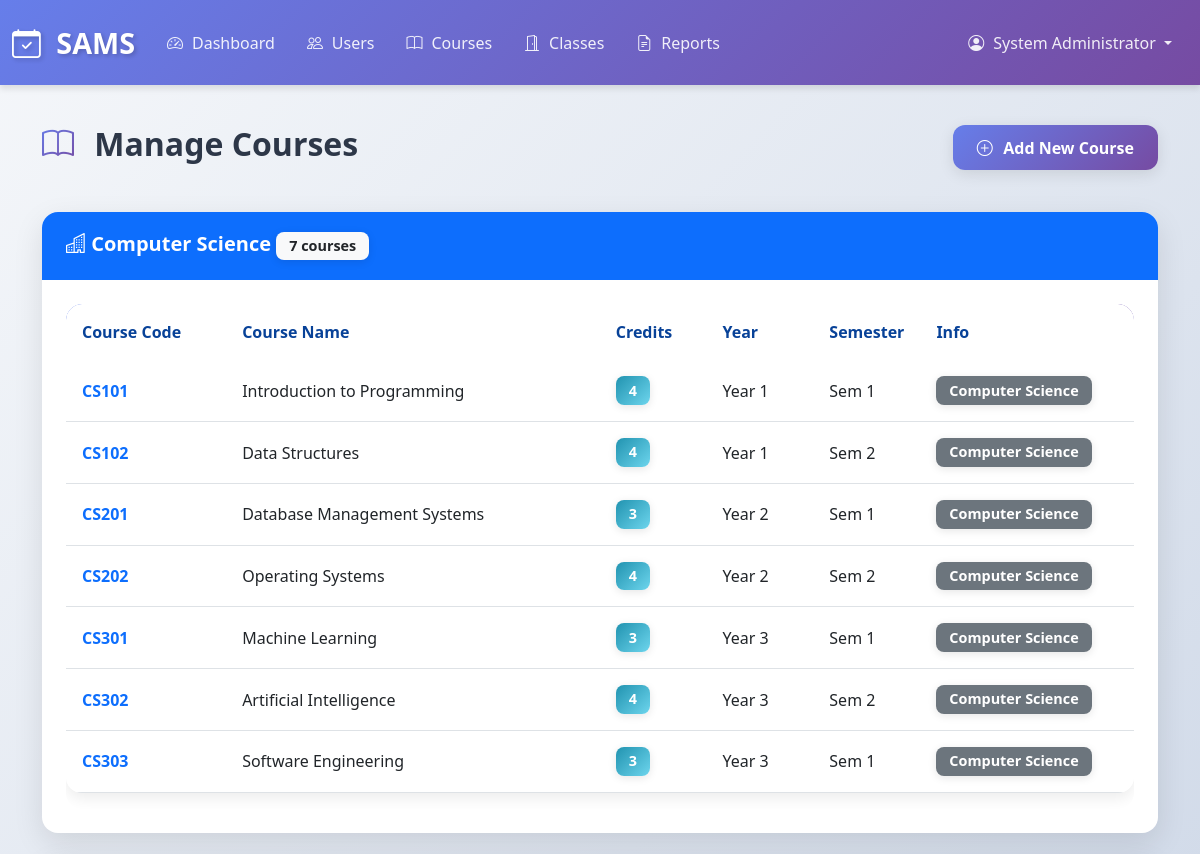
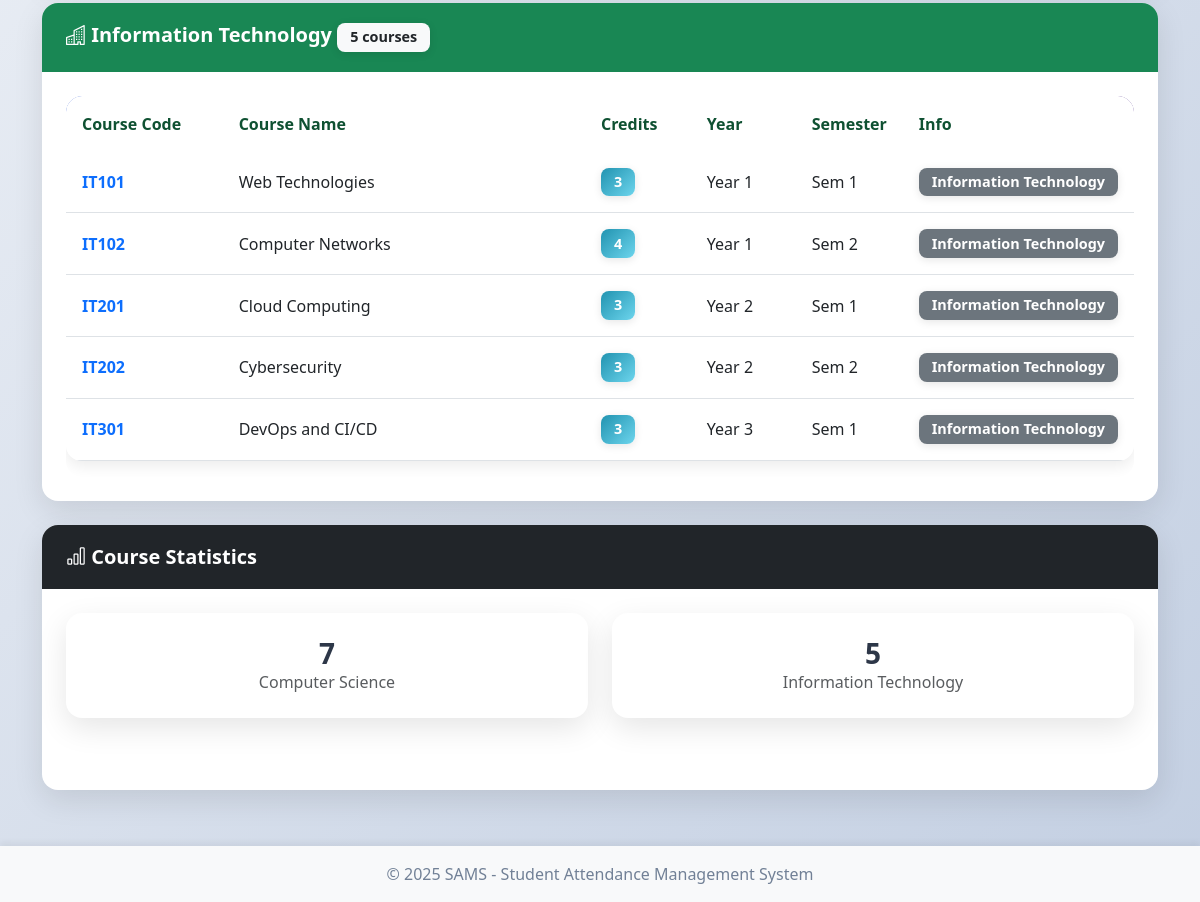
Screenshot of /admin/courses (signed in) with the database file from the repository (2 pictures, top to bottom).
### app.py (models this page shows)
class User(db.Model):
    __tablename__ = 'users'
    id = db.Column(db.Integer, primary_key=True)
    username = db.Column(db.String(80), unique=True, nullable=False)
    email = db.Column(db.String(120), unique=True, nullable=False)
    password_hash = db.Column(db.String(200), nullable=False)
    role = db.Column(db.String(20), nullable=False)
    full_name = db.Column(db.String(100), nullable=False)
    created_at = db.Column(db.DateTime, default=datetime.utcnow)
    is_active = db.Column(db.Boolean, default=True)

class Course(db.Model):
    __tablename__ = 'courses'
    id = db.Column(db.Integer, primary_key=True)
    course_code = db.Column(db.String(20), unique=True, nullable=False)
    course_name = db.Column(db.String(100), nullable=False)
    department = db.Column(db.String(100))
    credits = db.Column(db.Integer)
    year = db.Column(db.Integer)
    semester = db.Column(db.Integer)

### app.py (the view)
@app.route('/admin/courses')
@role_required('admin')
def admin_courses():
    courses_by_dept = {}
    courses = Course.query.all()
    for course in courses:
        if course.department not in courses_by_dept:
            courses_by_dept[course.department] = []
        courses_by_dept[course.department].append(course)
    return render_template('admin/courses.html', courses_by_dept=courses_by_dept)

### app.py (called while the page is built)
@app.before_request
def check_session_timeout():
    if 'user_id' in session:
        session.permanent = True
        last_activity = session.get('last_activity')
        if last_activity:
            last_activity_time = datetime.fromisoformat(last_activity)
            if datetime.now() - last_activity_time > timedelta(minutes=30):
                session.clear()
                flash('Your session has expired. Please log in again.', 'warning')
                return redirect(url_for('login'))
        session['last_activity'] = datetime.now().isoformat()

def role_required(*roles):
    def decorator(f):
        @wraps(f)
        def decorated_function(*args, **kwargs):
            if 'user_id' not in session:
                flash('Please log in to access this page.', 'warning')
                return redirect(url_for('login'))
            user = User.query.get(session['user_id'])
            if user.role not in roles:
                flash('You do not have permission to access this page.', 'danger')
                return redirect(url_for('dashboard'))
            return f(*args, **kwargs)
        return decorated_function
    return decorator

### templates/admin/courses.html (shortened to what this page needs)
{% extends "base.html" %}
{% block content %}
<div class="row mb-4">
    <div class="col-md-6">
        <h2><i class="bi bi-book"></i> Manage Courses</h2>
    </div>
    <div class="col-md-6 text-end">
        <a href="{{ url_for('admin_add_course') }}" class="btn btn-primary">
            <i class="bi bi-plus-circle"></i> Add New Course
        </a>
    </div>
</div>
{% for department, courses in courses_by_dept.items() %}
<div class="card mb-4">
    {% if department == 'Computer Science' %}
    <div class="card-header" style="background-color: #0d6efd; color: white;">
        <h5 class="mb-0" style="color: white;">
            <i class="bi bi-buildings"></i> {{ department }}
            <span class="badge bg-light text-dark">{{ courses|length }} courses</span>
        </h5>
    </div>
    {% else %}
    <div class="card-header" style="background-color: #198754; color: white;">
        <h5 class="mb-0" style="color: white;">
            <i class="bi bi-buildings"></i> {{ department }}
            <span class="badge bg-light text-dark">{{ courses|length }} courses</span>
        </h5>
    </div>
    {% endif %}
    <div class="card-body">
        <div class="table-responsive">
            <table class="table table-hover">
                {% if department == 'Computer Science' %}
                <thead style="background-color: #cfe2ff;">
                    <tr>
                        <th width="15%" style="color: #084298;">Course Code</th>
                        <th width="35%" style="color: #084298;">Course Name</th>
                        <th width="10%" style="color: #084298;">Credits</th>
                        <th width="10%" style="color: #084298;">Year</th>
                        <th width="10%" style="color: #084298;">Semester</th>
                        <th width="20%" style="color: #084298;">Info</th>
                    </tr>
                </thead>
                {% else %}
                <thead style="background-color: #d1e7dd;">
                    <tr>
                        <th width="15%" style="color: #0f5132;">Course Code</th>
                        <th width="35%" style="color: #0f5132;">Course Name</th>
                        <th width="10%" style="color: #0f5132;">Credits</th>
                        <th width="10%" style="color: #0f5132;">Year</th>
                        <th width="10%" style="color: #0f5132;">Semester</th>
                        <th width="20%" style="color: #0f5132;">Info</th>
                    </tr>
                </thead>
                {% endif %}
                <tbody>
                    {% for course in courses %}
                    <tr>
                        <td><strong class="text-primary">{{ course.course_code }}</strong></td>
                        <td>{{ course.course_name }}</td>
                        <td><span class="badge bg-info">{{ course.credits }}</span></td>
                        <td>Year {{ course.year }}</td>
                        <td>Sem {{ course.semester }}</td>
                        <td>
                            <span class="badge bg-secondary">{{ department }}</span>
                        </td>
                    </tr>
                    {% endfor %}
                </tbody>
            </table>
        </div>
    </div>
</div>
{% endfor %}
<div class="card">
    <div class="card-header" style="background-color: #212529; color: white;">
        <h5 class="mb-0" style="color: white;"><i class="bi bi-bar-chart"></i> Course Statistics</h5>
    </div>
    <div class="card-body">
        <div class="row text-center">
            {% for department, courses in courses_by_dept.items() %}
            <div class="col-md-6 mb-3">
                <div class="card">
                    <div class="card-body">
                        <h3 class="mb-0">{{ courses|length }}</h3>
                        <p class="text-muted mb-0">{{ department }}</p>
                    </div>
                </div>
            </div>
            {% endfor %}
        </div>
    </div>
</div>
{% endblock %}

### templates/base.html (shortened to what this page needs)
<!DOCTYPE html>
<html lang="en">
<head>
    <link href="https://cdn.jsdelivr.net/npm/bootstrap@5.3.0/dist/css/bootstrap.min.css" rel="stylesheet">
    <link rel="stylesheet" href="https://cdn.jsdelivr.net/npm/bootstrap-icons@1.10.0/font/bootstrap-icons.css">
    <link rel="stylesheet" href="{{ url_for('static', filename='css/style.css') }}">
</head>
<body>
    {% if session.user_id %}
    <nav class="navbar navbar-expand-lg navbar-dark bg-primary">
        <div class="container-fluid">
            <a class="navbar-brand" href="{{ url_for('dashboard') }}">
                <i class="bi bi-calendar-check"></i> SAMS
            </a>
            <div class="collapse navbar-collapse" id="navbarNav">
                <ul class="navbar-nav me-auto">
                    {% if session.role == 'admin' %}
                    <li class="nav-item">
                        <a class="nav-link" href="{{ url_for('admin_dashboard') }}">
                            <i class="bi bi-speedometer2"></i> Dashboard
                        </a>
                    </li>
                    <li class="nav-item">
                        <a class="nav-link" href="{{ url_for('admin_users') }}">
                            <i class="bi bi-people"></i> Users
                        </a>
                    </li>
                    <li class="nav-item">
                        <a class="nav-link" href="{{ url_for('admin_courses') }}">
                            <i class="bi bi-book"></i> Courses
                        </a>
                    </li>
                    <li class="nav-item">
                        <a class="nav-link" href="{{ url_for('admin_classes') }}">
                            <i class="bi bi-door-open"></i> Classes
                        </a>
                    </li>
                    <li class="nav-item">
                        <a class="nav-link" href="{{ url_for('admin_reports') }}">
                            <i class="bi bi-file-earmark-text"></i> Reports
                        </a>
                    </li>
                    {% endif %}
                </ul>
                <ul class="navbar-nav">
                    <li class="nav-item dropdown">
                        <a class="nav-link dropdown-toggle" href="#" id="navbarDropdown" role="button" data-bs-toggle="dropdown">
                            <i class="bi bi-person-circle"></i> {{ session.full_name }}
                        </a>
                    </li>
                </ul>
            </div>
        </div>
    </nav>
    {% endif %}
    <main class="container my-4">
        {% block content %}{% endblock %}
    </main>
    <footer class="footer mt-auto py-3 bg-light">
        <div class="container text-center">
            <span class="text-muted">© 2025 SAMS - Student Attendance Management System</span>
        </div>
    </footer>
</body>
</html>

### static/css/style.css (style rules this page uses)
:root { --primary-gradient: linear-gradient(135deg, #667eea 0%, #764ba2 100%); --success-gradient: linear-gradient(135deg, #11998e 0%, #38ef7d 100%); --info-gradient: linear-gradient(135deg, #2193b0 0%, #6dd5ed 100%); --warning-gradient: linear-gradient(135deg, #f093fb 0%, #f5576c 100%); --danger-gradient: linear-gradient(135deg, #fa709a 0%, #fee140 100%); --dark-gradient: linear-gradient(135deg, #434343 0%, #000000 100%); }
* { margin: 0; padding: 0; box-sizing: border-box; }
body { background: linear-gradient(135deg, #f5f7fa 0%, #c3cfe2 100%); min-height: 100vh; display: flex; flex-direction: column; font-family: 'Segoe UI', Tahoma, Geneva, Verdana, sans-serif; color: #2d3748; }
main { flex: 1; }
.navbar { background: var(--primary-gradient) !important; box-shadow: 0 4px 6px rgba(0,0,0,0.1); padding: 1rem 0; }
.navbar-brand { font-weight: 700; font-size: 1.8rem; color: white !important; text-shadow: 2px 2px 4px rgba(0,0,0,0.2); transition: transform 0.3s ease; }
.navbar-brand i { margin-right: 0.5rem; animation: pulse 2s infinite; }
.nav-link { color: rgba(255,255,255,0.9) !important; font-weight: 500; transition: all 0.3s ease; padding: 0.5rem 1rem !important; border-radius: 0.5rem; }
.nav-link i { margin-right: 0.3rem; }
.card { border: none; border-radius: 1rem; box-shadow: 0 10px 30px rgba(0,0,0,0.1); margin-bottom: 2rem; transition: all 0.3s ease; overflow: hidden; }
.card-header { font-weight: 600; font-size: 1.1rem; border-bottom: none; padding: 1.25rem 1.5rem; }
.card-body { padding: 1.5rem; }
.btn { border-radius: 0.75rem; padding: 0.65rem 1.5rem; font-weight: 600; transition: all 0.3s ease; border: none; box-shadow: 0 4px 15px rgba(0,0,0,0.1); }
.btn-primary { background: var(--primary-gradient); }
.btn i { margin-right: 0.4rem; }
.table { background-color: white; border-radius: 1rem; overflow: hidden; box-shadow: 0 5px 15px rgba(0,0,0,0.08); }
.table thead { background: var(--primary-gradient); color: white; }
.table thead th { border: none; padding: 1rem; font-weight: 600; }
.table tbody tr { transition: all 0.3s ease; }
.table tbody td { vertical-align: middle; padding: 1rem; }
.table-responsive { border-radius: 1rem; overflow-x: auto; }
.badge { font-size: 0.9rem; padding: 0.5em 0.9em; border-radius: 0.5rem; font-weight: 600; box-shadow: 0 2px 8px rgba(0,0,0,0.1); }
.badge.bg-info { background: linear-gradient(135deg, #2193b0 0%, #6dd5ed 100%) !important; }
.footer { background: white; padding: 2rem 0; margin-top: 3rem; box-shadow: 0 -4px 6px rgba(0,0,0,0.05); }
.footer .text-muted { color: #718096 !important; font-weight: 500; }
h1, h2, h3, h4, h5, h6 { color: #2d3748; font-weight: 700; margin-bottom: 1.5rem; }
h2 { font-size: 2rem; }
h2 i { margin-right: 0.75rem; background: var(--primary-gradient); -webkit-background-clip: text; -webkit-text-fill-color: transparent; background-clip: text; }

### rows the page displays
User: full_name "System Administrator"
Course: department "Computer Science", courses "7", shows "Course Code", course_code "CS101", course_name "Introduction to Programming", credits "4", year "1", semester "1"
Course: course_code "CS102", course_name "Data Structures", credits "4", year "1", semester "2"
Course: course_code "CS201", course_name "Database Management Systems", credits "3", year "2", semester "1"
Course: course_code "CS202", course_name "Operating Systems", credits "4", year "2", semester "2"
Course: course_code "CS301", course_name "Machine Learning", credits "3", year "3", semester "1"
Course: course_code "CS302", course_name "Artificial Intelligence", credits "4", year "3", semester "2"
Course: course_code "CS303", course_name "Software Engineering", credits "3", year "3", semester "1"
Course: department "Information Technology", courses "5", shows "Course Code", course_code "IT101", course_name "Web Technologies", credits "3", year "1", semester "1"
Course: course_code "IT102", course_name "Computer Networks", credits "4", year "1", semester "2"
Course: course_code "IT201", course_name "Cloud Computing", credits "3", year "2", semester "1"
Course: course_code "IT202", course_name "Cybersecurity", credits "3", year "2", semester "2"
Course: course_code "IT301", course_name "DevOps and CI/CD", credits "3", year "3", semester "1"
